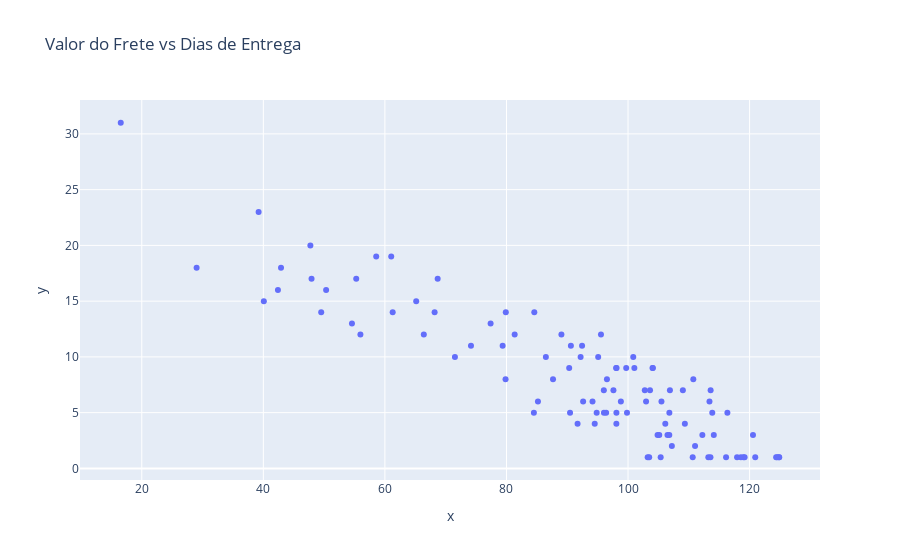
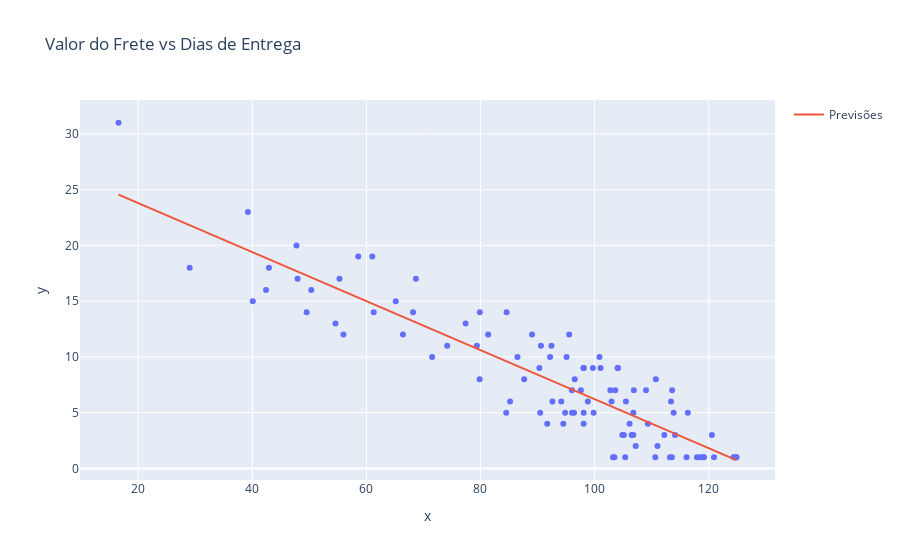

Notebook cell for these charts, in order:
### Markdown cell above
### Visualização dos Resultados

### Code cell
grafico = px.scatter(x=x_valor_frete.ravel(), y=y_dias_entrega, title="Valor do Frete vs Dias de Entrega")
grafico.show()
grafico.add_scatter(x=x_valor_frete.ravel(), y=previsao, name='Previsões')
grafico.show()
